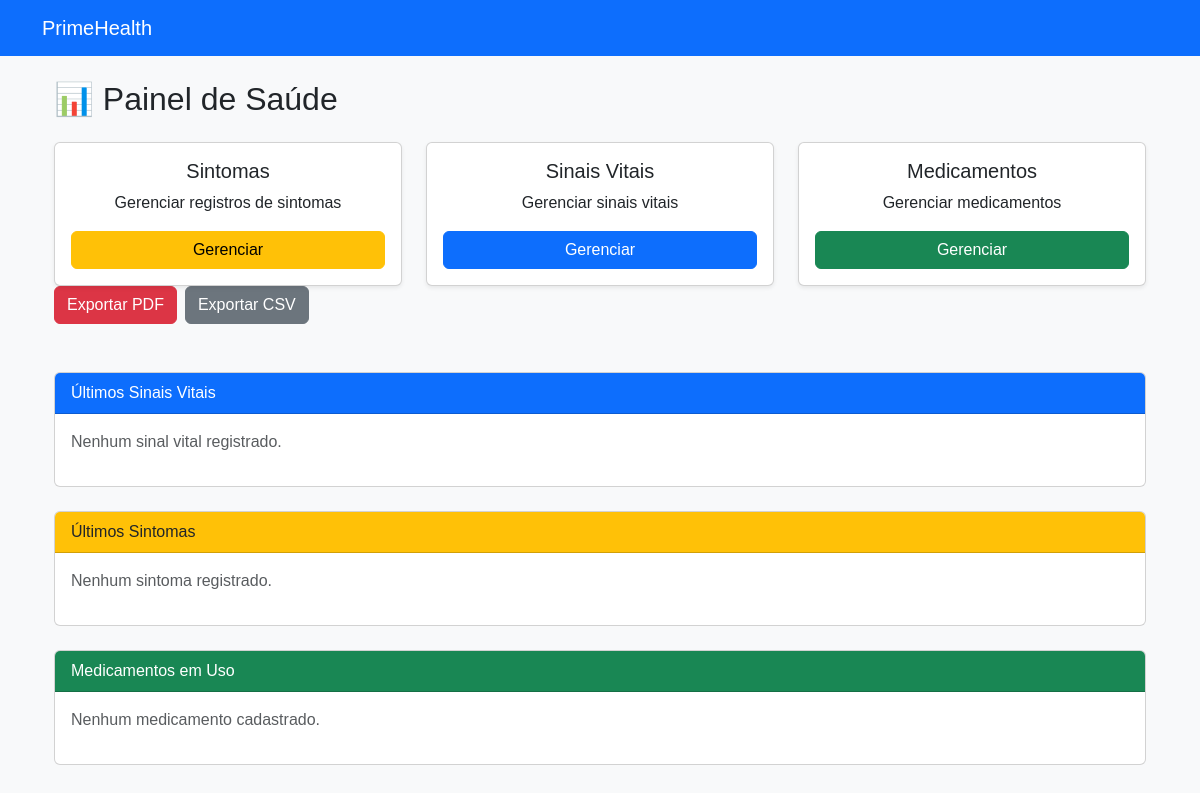
The app's page / (signed in), older data.
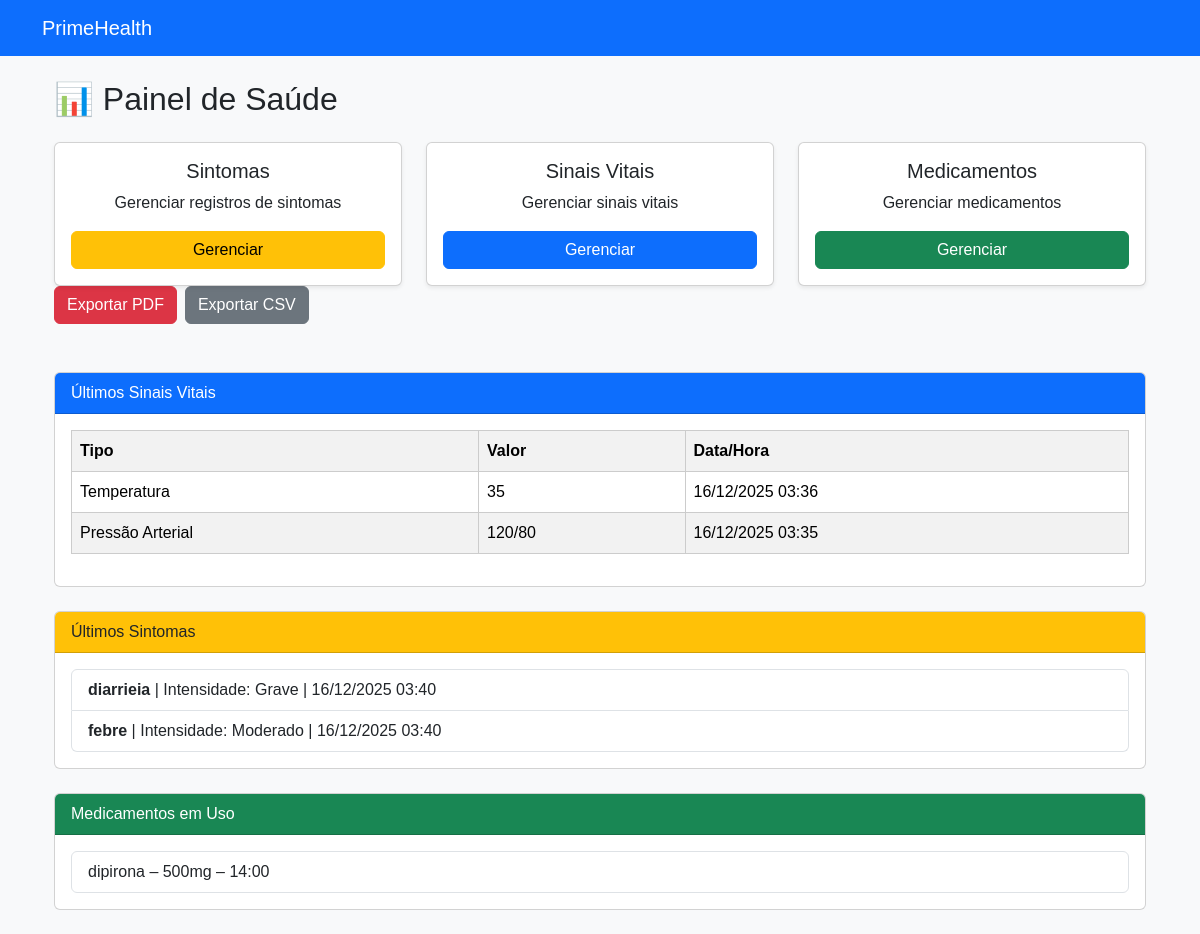
The same page, newer data.
### sinais_vitais/models.py (models this page shows, shortened)
class SinalVital(models.Model):
    TIPOS = [
        ('Pressão Arterial', 'Pressão Arterial'),
        ('Frequência Cardíaca', 'Frequência Cardíaca'),
        ('Temperatura', 'Temperatura'),
        ('Saturação', 'Saturação'),
    ]
    usuario = models.ForeignKey(
        User,
        on_delete=models.CASCADE
    )
    tipo = models.CharField(
        max_length=30,
        choices=TIPOS
    )
    valor = models.CharField(max_length=20)
    data_hora = models.DateTimeField(auto_now_add=True)

### sintomas/models.py (models this page shows, shortened)
class Sintoma(models.Model):
    INTENSIDADES = [
        ('Leve', 'Leve'),
        ('Moderado', 'Moderado'),
        ('Grave', 'Grave'),
    ]
    usuario = models.ForeignKey(
        User,
        on_delete=models.CASCADE
    )
    nome = models.CharField(max_length=100)
    intensidade = models.CharField(
        max_length=10,
        choices=INTENSIDADES
    )
    data_hora = models.DateTimeField(auto_now_add=True)

### medicamentos/models.py (models this page shows, shortened)
class Medicamento(models.Model):
    usuario = models.ForeignKey(
        User,
        on_delete=models.CASCADE,
        related_name='medicamentos'
    )
    nome = models.CharField(
        max_length=100,
        verbose_name='Nome'
    )
    dosagem = models.CharField(
        max_length=50,
        verbose_name='Dosagem'
    )
    horario = models.TimeField(
        verbose_name='Horário'
    )

### dashboard/views.py (the view)
# urls.py: path('', painel_saude, name='painel_saude'),
@login_required
def painel_saude(request):
    usuario = request.user
    sinais_vitais = SinalVital.objects.filter(usuario=usuario).order_by('-data_hora')[:5]
    sintomas = Sintoma.objects.filter(usuario=usuario).order_by('-data_hora')[:5]
    medicamentos = Medicamento.objects.filter(usuario=usuario)
    contexto = {
        'sinais_vitais': sinais_vitais,
        'sintomas': sintomas,
        'medicamentos': medicamentos,
    }
    return render(request, 'painel.html', contexto)

### templates/painel.html
{% extends 'base.html' %}
{% block conteudo %}
<div class="container mt-4">
    <h2 class="mb-4">📊 Painel de Saúde</h2>
    <div class="row mb-4">
    <div class="col-md-4">
        <div class="card shadow-sm">
            <div class="card-body text-center">
                <h5 class="card-title">Sintomas</h5>
                <p class="card-text">Gerenciar registros de sintomas</p>
                <a href="{% url 'listar_sintomas' %}" class="btn btn-warning w-100">
                    Gerenciar
                </a>
            </div>
        </div>
    </div>
    <div class="col-md-4">
        <div class="card shadow-sm">
            <div class="card-body text-center">
                <h5 class="card-title">Sinais Vitais</h5>
                <p class="card-text">Gerenciar sinais vitais</p>
                <a href="{% url 'listar_sinais_vitais' %}" class="btn btn-primary w-100">
                    Gerenciar
                </a>
            </div>
        </div>
    </div>
    <div class="col-md-4">
        <div class="card shadow-sm">
            <div class="card-body text-center">
                <h5 class="card-title">Medicamentos</h5>
                <p class="card-text">Gerenciar medicamentos</p>
                <a href="{% url 'listar_medicamentos' %}" class="btn btn-success w-100">
                    Gerenciar
                </a>
            </div>
        </div>
    </div>
    <div class="d-flex gap-2 mb-4">
    <a href="{% url 'exportar_relatorio_pdf' %}" class="btn btn-danger">
        Exportar PDF
    </a>
    <a href="{% url 'exportar_relatorio_csv' %}" class="btn btn-secondary">
        Exportar CSV
    </a>
</div>
</div>
    <div class="card mb-4">
        <div class="card-header bg-primary text-white">
            Últimos Sinais Vitais
        </div>
        <div class="card-body">
            {% if sinais_vitais %}
                <table class="table table-striped">
                    <tr>
                        <th>Tipo</th>
                        <th>Valor</th>
                        <th>Data/Hora</th>
                    </tr>
                    {% for sinal in sinais_vitais %}
                    <tr>
                        <td>{{ sinal.get_tipo_display }}</td>
                        <td>{{ sinal.valor }}</td>
                        <td>{{ sinal.data_hora|date:"d/m/Y H:i" }}</td>
                    </tr>
                    {% endfor %}
                </table>
            {% else %}
                <p class="text-muted">Nenhum sinal vital registrado.</p>
            {% endif %}
        </div>
    </div>
    <div class="card mb-4">
        <div class="card-header bg-warning">
            Últimos Sintomas
        </div>
        <div class="card-body">
            {% if sintomas %}
                <ul class="list-group">
                    {% for sintoma in sintomas %}
                        <li class="list-group-item">
                            <strong>{{ sintoma.nome }}</strong> |
                            Intensidade: {{ sintoma.intensidade }} |
                            {{ sintoma.data_hora|date:"d/m/Y H:i" }}
                        </li>
                    {% endfor %}
                </ul>
            {% else %}
                <p class="text-muted">Nenhum sintoma registrado.</p>
            {% endif %}
        </div>
    </div>
    <div class="card mb-4">
        <div class="card-header bg-success text-white">
            Medicamentos em Uso
        </div>
        <div class="card-body">
            {% if medicamentos %}
                <ul class="list-group">
                    {% for med in medicamentos %}
                        <li class="list-group-item">
                            {{ med.nome }} – {{ med.dosagem }} – {{ med.horario }}
                        </li>
                    {% endfor %}
                </ul>
            {% else %}
                <p class="text-muted">Nenhum medicamento cadastrado.</p>
            {% endif %}
        </div>
    </div>
</div>
{% endblock %}

### templates/base.html (shortened to what this page needs)
{% load static %}
<!DOCTYPE html>
<html lang="pt-br">
<head>
    <link href="https://cdn.jsdelivr.net/npm/bootstrap@5.3.3/dist/css/bootstrap.min.css" rel="stylesheet">
    <link rel="stylesheet" href="{% static 'estilo.css' %}">
</head>
<body class="bg-light">
    <nav class="navbar navbar-expand-lg navbar-dark bg-primary">
        <div class="container">
            <a class="navbar-brand" href="/">PrimeHealth</a>
        </div>
    </nav>
    <div class="container mt-4">
        {% block conteudo %}
        {% endblock %}
    </div>
</body>
</html>

### static/estilo.css (style rules this page uses)
body { font-family: Arial, sans-serif; background: #f4f6f8; margin: 0; }
nav a { color: white; margin-right: 15px; text-decoration: none; }
table { width: 100%; border-collapse: collapse; background: white; }
th, td { border: 1px solid #ccc; padding: 8px; }
th { background: #e9ecef; }

Row changes from the older to the newer data that the page shows:
added SinalVital: tipo "Temperatura", valor "35", data_hora "16/12/2025 03:36"
added SinalVital: tipo "Pressão Arterial", valor "120/80", data_hora "16/12/2025 03:35"
added Sintoma: nome "diarrieia", intensidade "Grave", data_hora "16/12/2025 03:40"
added Sintoma: nome "febre", intensidade "Moderado", data_hora "16/12/2025 03:40"
added Medicamento: nome "dipirona", dosagem "500mg", horario "14:00"
Text that changed along with them:
text no longer shown: "Nenhum sinal vital registrado. Nenhum sintoma registrado. Nenhum medicamento cadastrado."
text now shown: "Tipo Valor Data/Hora"
